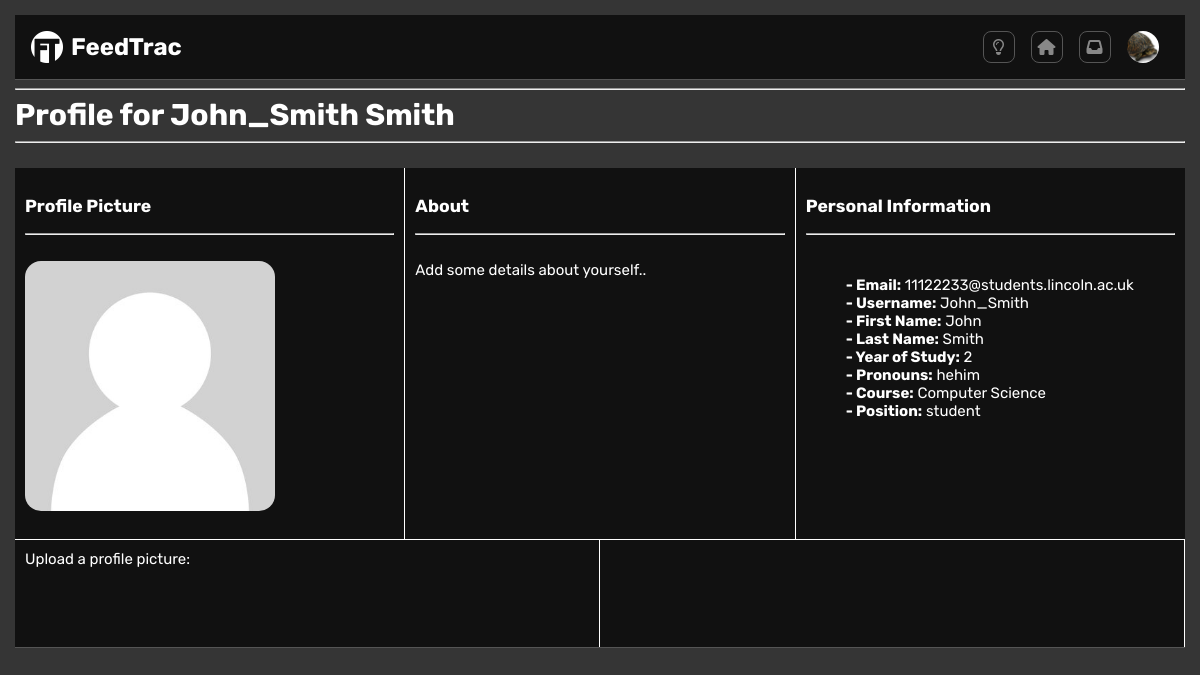
Screenshot of /Website/profile.php?id=1 (signed in) with the database file from the repository.
### tables this page shows
CREATE TABLE `user` (
  `userID` int(10) UNSIGNED NOT NULL,
  `courseID` int(10) UNSIGNED NOT NULL,
  `email` varchar(50) NOT NULL,
  `username` varchar(25) NOT NULL,
  `passwordHash` varchar(255) NOT NULL,
  `fName` varchar(25) NOT NULL,
  `lName` varchar(25) NOT NULL,
  `yearOfStudy` tinyint(10) UNSIGNED DEFAULT NULL,
  `pronouns` varchar(10) DEFAULT NULL,
  `position` varchar(25) NOT NULL,
  `description` varchar(255) DEFAULT NULL,
  `activeAccount` tinyint(1) NOT NULL DEFAULT 1,
  `sub` tinyint(1) NOT NULL DEFAULT 1,
  `alert` smallint(5) UNSIGNED NOT NULL DEFAULT 0,
  `accountDate` datetime NOT NULL DEFAULT current_timestamp()
);

CREATE TABLE `course` (
  `courseID` int(10) UNSIGNED NOT NULL,
  `departmentID` int(10) UNSIGNED NOT NULL,
  `name` varchar(30) NOT NULL
);

### Website/classes/Database.class.php (called while the page is built, shortened)
<?php
class Database{
    protected $dbhost = "localhost";
    protected $dbuser = "root";
    protected $dbpass = "";
    protected $dbname = "feedtracdb";
    protected function connect()
    {
        $this->con = new mysqli($this->dbhost, $this->dbuser, $this->dbpass, $this->dbname);
        return $this->con;
    }
}

### Website/classes/Login.class.php (called while the page is built, shortened)
<?php
class Login extends Database {
    protected function get_column_from_id($columnName, $userID) {
        $safeColumnName = $this->connect()->real_escape_string($columnName);
        $query = $this->connect()->prepare("SELECT $safeColumnName FROM user WHERE userID = ?");
        if(!$query->execute([$userID])){
            header("location: settings.php?error=BadSQLQuery");
            exit();
        }
        return $query->get_result()->fetch_row()[0];
    }
    protected function get_course_name($courseID){
        $stmt = $this->connect()->prepare("SELECT name FROM course where courseID = ?");
        if(!$stmt->execute([$courseID])){
            header("location: login.php?error=BadSQLQuery");
            exit();
        }
        return $stmt->get_result()->fetch_assoc()['name'];
    }
}

### Website/classes/LoginView.php (called while the page is built, shortened)
<?php
class LoginView extends Login
{
    public function __construct($userID){
        $this->courseID = $this->get_column_from_id("CourseID", $userID);
        $this->email = $this->get_column_from_id("email", $userID);
        $this->username = $this->get_column_from_id("username", $userID);
        $this->fName = $this->get_column_from_id("fName",$userID);
        $this->lName = $this->get_column_from_id("lName", $userID);
        $this->year = $this->get_column_from_id("YearOfStudy",$userID);
        $this->pronoun = $this->get_column_from_id("pronouns", $userID);
        $this->description = $this->get_column_from_id("description",$userID);
        $this->position = $this->get_column_from_id("position",$userID);
        $this->courseName = $this->get_course_name($this->courseID);
    }
}

### Website/profile.php (the view, shortened to what this page needs)
<?php
include ("classes/Database.class.php");
include ("classes/login.class.php");
include ("classes/LoginView.php");
$Login_Controller = new LoginContr();
$user_data = $Login_Controller->force_login();
$User_ID = $user_data['userID'];
if (isset($_GET['id'])) {
    $profileID = $_GET['id'];
}
else {
    $profileID = $User_ID;
}
$profile_data = new LoginView($profileID);
?>
<!DOCTYPE html>
<html lang="en-gb">
    <head>
        <link rel="stylesheet" href="stylesheets/main.css">
    </head>
    <body>
        <?php include("header.php"); ?>
        <div>
            <h1><?php
                echo "Profile for ";
                echo $profile_data->username;
                echo $profile_data->lName;
            ?></h1><hr><br>
            <div class="profile-content">
                <div class="user-picture">
                    <h3>Profile Picture</h3><hr><br>
                    <img class="avatar" src="<?php
                    $jpg_path = "assets/profile-pictures/user-$profileID.jpg";
                    $png_path = "assets/profile-pictures/user-$profileID.png";
                    if (file_exists($jpg_path)) {
                        echo $jpg_path;
                    } elseif (file_exists($png_path)) {
                        echo $png_path;
                    } else {
                        echo "assets/profile-pictures/user-default.jpg";
                    }?>" alt="User Avatar" height="250">
                    <br><br>
                </div>
                <div class="user-description">
                    <h3>About</h3><hr><br>
                    <p contenteditable="false" id="description_text_box" style="word-wrap: break-word;"><?php
                        $bio = $profile_data->description;
                        if (empty($bio)){
                            echo "Add some details about yourself..";
                        }
                        else {
                            echo $bio;
                        }
                    ?></p>
                </div>
                <div class="user-data">
                    <h3>Personal Information</h3><hr><br>
                    <ul style="list-style-type: none">
                        <li><b>- Email:</b> <?php echo $profile_data->email;?></li>
                        <li><b>- Username:</b> <?php echo $profile_data->username;?></li>
                        <li><b>- First Name:</b> <?php echo $profile_data->fName;?></li>
                        <li><b>- Last Name:</b> <?php echo $profile_data->lName;?></li>
                        <li><b>- Year of Study:</b> <?php echo $profile_data->year;?></li>
                        <li><b>- Pronouns:</b> <?php echo $profile_data->pronoun;?></li>
                        <li><b>- Course:</b> <?php echo $profile_data->courseName?></li>
                        <li><b>- Position:</b> <?php echo $profile_data->position;?></li>
                    </ul>
                </div>
            </div>
            <div class="edit-profile">
                <div class="change-picture">
                    <form action="profile.php" method="post" enctype="multipart/form-data" class="upload-form">
                        <label for="profile-picture">Upload a profile picture:</label><br><br>
                        <input type="file" accept="image/png"  name="fileToUpload" id="fileToUpload"><br><br>
                    </form>
                </div>
                <div class="edit-description">
                </div>
            </div>
        </div>
    </body>
</html>

### Website/header.php (shortened to what this page needs)
<header>
    <a class="logo" title="Homepage" href="index.php">
        <img src="assets/icon.png" alt="FeedTrac Icon" height="32">
        <h1>FeedTrac</h1>
    </a>
    <div class="header-right">
        <button title="Toggle Dark Mode" id="lightbulb-toggle" onclick="lightMode()">
            <i id="lightbulb-symbol" class="fa-regular fa-lightbulb"></i>
        </button>
        <button title="Home" id="home-button" style="display: none;" onclick="window.location.href = 'index.php'">
            <i class="fa-solid fa-house"></i>
        </button>
        <button title="Inbox" id="inbox-button" style="display: none;" onclick="window.location.href = 'inbox.php'">
            <i class="fa-solid fa-inbox"></i>
        </button>
        <div class="dropdown">
            <a title="Profile" id="profile-button" href="profile.php" style="display: none;">
                <img style="margin-right: 10px;" class="avatar" src="<?php
                                                $userID = $_SESSION['userID'];
                                                $jpg_path = "assets/profile-pictures/user-$userID.jpg";
                                                $png_path = "assets/profile-pictures/user-$userID.png";
                                                if (file_exists($jpg_path)) {
                                                    echo $jpg_path;
                                                } elseif (file_exists($png_path)) {
                                                    echo $png_path;
                                                } else {
                                                    echo "assets/profile-pictures/user-default.jpg";
                                                }?>"
                                            alt="User Avatar" height="32" href="profile.php">
            </a>
        </div>
    </div>
</header>
<hr>

### Website/stylesheets/main.css (style rules this page uses)
:root { --a: #111; --b: #222; --c: #333; --d: #444; --e: #555; --f: #666; --g: #777; --h: #888; --accent-bright: hotpink; --accent-pale: pink; }
body { margin: 0; font-family: "Rubik", sans-serif; color: white; transition: background-color 0.5s ease; transition: color 0.5 ease; padding: 15px; background-color: #353535; font-size: 15px; }
h1, p { margin: 0; }
a { color: inherit; text-decoration: none; transition: color 0.3s ease; }
header { display: flex; justify-content: space-between; padding: 16px; background-color: var(--a); border-bottom: 1px solid var(--e); }
.logo { display: flex; align-items: center; gap: 8px; }
.logo h1 { font-size: 24px; }
.header-right { display: flex; align-items: center; gap: 16px; }
.header-right button { background: none; border-radius: 8px; border: 1px solid var(--e); color: var(--h); cursor: pointer; font-size: 16px; height: 32px; width: 32px; transition: background-color 0.3s ease, border-color 0.3s ease; }
.avatar { border-radius: 16px; }
.dropdown a { display: block; text-decoration: none; }
.dark-mode { background-color: #353535; color: white; }
.dark-mode a { color: white; }
.profile-content { display: flex; text-align: left; background-color: var(--a); color: white; }
.user-picture { padding: 10px; flex: 1; border-right: 1px solid white; }
.user-description { padding: 10px; flex: 1; border-right: 1px solid white; }
.user-data { padding: 10px; flex: 1; }
.edit-profile { display: flex; background-color: var(--a); border-top: 1px solid white; border-bottom: 1px solid var(--e); color: white; }
.change-picture { padding: 10px; flex: 1; border-right: 1px solid white; }
.edit-description { padding: 10px; flex: 1; border-right: 1px solid white; }

### rows the page displays
user: username "John_Smith", lName "Smith", email "11122233@students.lincoln.ac.uk", fName "John", yearOfStudy "2", pronouns "hehim", courseID.name "Computer Science", position "student"
